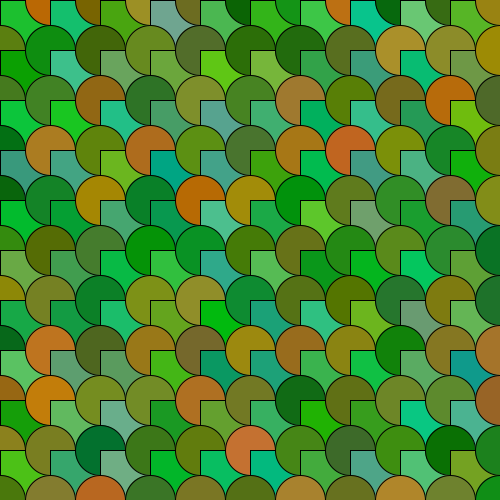
Frame 1 (no input)
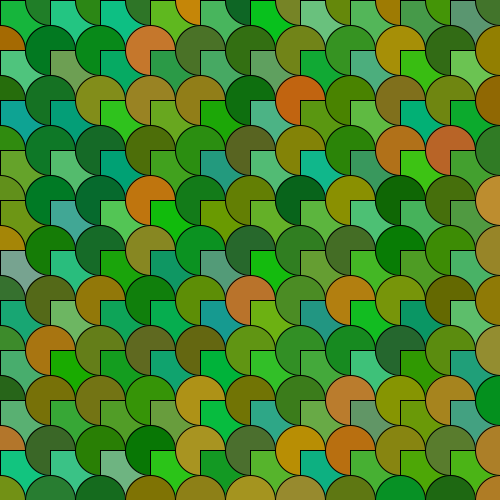
Frame 2 (the mouse pressed at the canvas centre, redrawn once)

The Processing sketch that drew these frames (run headless with seeded random() and noise(); the mouse was pressed at the canvas centre and the sketch redrawn once):

// Processing sketch: Bucles
// ── Bucles.pde
void setup(){
  background(255);
size(500, 500);
}

int incrementos = 50;
void draw(){
 noLoop();
 //noStroke();
  for(int x = 0;   x <= width;     x += incrementos) {
  for(int y = 0;   y <= height;    y += incrementos) {
   fill(random(200), random(100,150), random(50));
   rect(x, y, incrementos, incrementos);
   ellipse(x, y, incrementos, incrementos);
   fill(random(120), random(150, 200), random(150));
   rect(x, y, incrementos, incrementos);
  
  
      
  }
  }
  }
  
  // For loop - líneas verticales
  //      variable     condición      incremento
  // for(int x = 0;   x < width;     x += 10) {
    
  // // For loop - líneas horizontales
  //     variable      condición      incremento
  // for(int y = 0;   y < height;     y += 10) {
